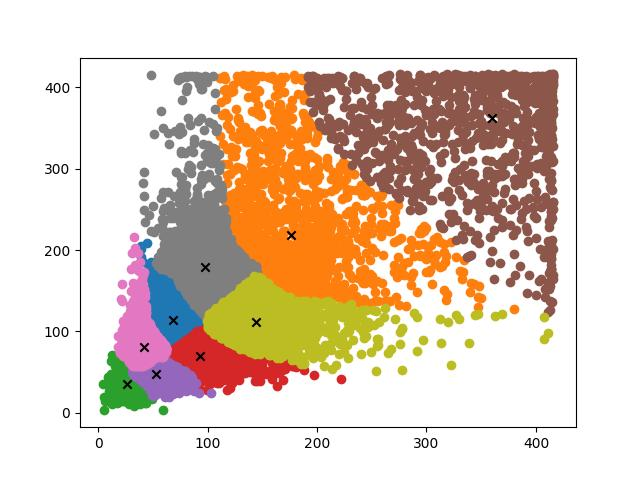

The Python source for this figure:
import glob
from xml.etree import ElementTree as ET

import numpy as np
from matplotlib import pyplot as plt
from tqdm import tqdm


def cas_iou(box, cluster):
    x = np.minimum(cluster[:, 0], box[0])
    y = np.minimum(cluster[:, 1], box[1])
    intersection = x * y
    area1 = box[0] * box[1]
    area2 = cluster[:, 0] * cluster[:, 1]
    iou = intersection / (area1 + area2 - intersection)
    return iou


def avg_iou(box, cluster):
    return np.mean([np.max(cas_iou(box[i], cluster)) for i in range(box.shape[0])])


def kmeans(box, k):
    row = box.shape[0]
    distance = np.empty((row, k))
    last_clu = np.zeros((row,))
    np.random.seed()
    cluster = box[np.random.choice(row, k, replace=False)]
    iter = 0
    while True:
        for i in range(row):
            distance[i] = 1 - cas_iou(box[i], cluster)
        near = np.argmin(distance, axis=1)
        if (last_clu == near).all():
            break
        for j in range(k):
            cluster[j] = np.median(
                box[near == j], axis=0)
        last_clu = near
        if iter % 5 == 0:
            print('iter: {:d}. avg_iou:{:.2f}'.format(iter, avg_iou(box, cluster)))
        iter += 1
    return cluster, near


def load_data(path):
    data = []
    for xml_file in tqdm(glob.glob('{}/*xml'.format(path))):
        tree = ET.parse(xml_file)
        height = int(tree.findtext('./size/height'))
        width = int(tree.findtext('./size/width'))
        if height <= 0 or width <= 0:
            continue
        for obj in tree.iter('object'):
            xmin = int(float(obj.findtext('bndbox/xmin'))) / width
            ymin = int(float(obj.findtext('bndbox/ymin'))) / height
            xmax = int(float(obj.findtext('bndbox/xmax'))) / width
            ymax = int(float(obj.findtext('bndbox/ymax'))) / height
            xmin = np.float64(xmin)
            ymin = np.float64(ymin)
            xmax = np.float64(xmax)
            ymax = np.float64(ymax)
            data.append([xmax - xmin, ymax - ymin])
    return np.array(data)


if __name__ == '__main__':
    np.random.seed(0)
    input_shape = [416, 416]
    anchors_num = 9
    path = 'VOCdevkit/VOC2007/Annotations'
    print('Load xmls.')
    data = load_data(path)
    print('Load xmls done.')
    print('K-means boxes.')
    cluster, near = kmeans(data, anchors_num)
    print('K-means boxes done.')
    data = data * np.array([input_shape[1], input_shape[0]])
    cluster = cluster * np.array([input_shape[1], input_shape[0]])
    for j in range(anchors_num):
        plt.scatter(data[near == j][:, 0], data[near == j][:, 1])
        plt.scatter(cluster[j][0], cluster[j][1], marker='x', c='black')
    plt.savefig("kmeans_for_anchors.jpg")
    plt.show()
    print('Save kmeans_for_anchors.jpg in root dir.')
    cluster = cluster[np.argsort(cluster[:, 0] * cluster[:, 1])]
    print('avg_ratio:{:.2f}'.format(avg_iou(data, cluster)))
    print(cluster)
    f = open("yolo_anchors.txt", 'w')
    row = np.shape(cluster)[0]
    for i in range(row):
        if i == 0:
            x_y = "%d,%d" % (cluster[i][0], cluster[i][1])
        else:
            x_y = ", %d,%d" % (cluster[i][0], cluster[i][1])
        f.write(x_y)
    f.close()
